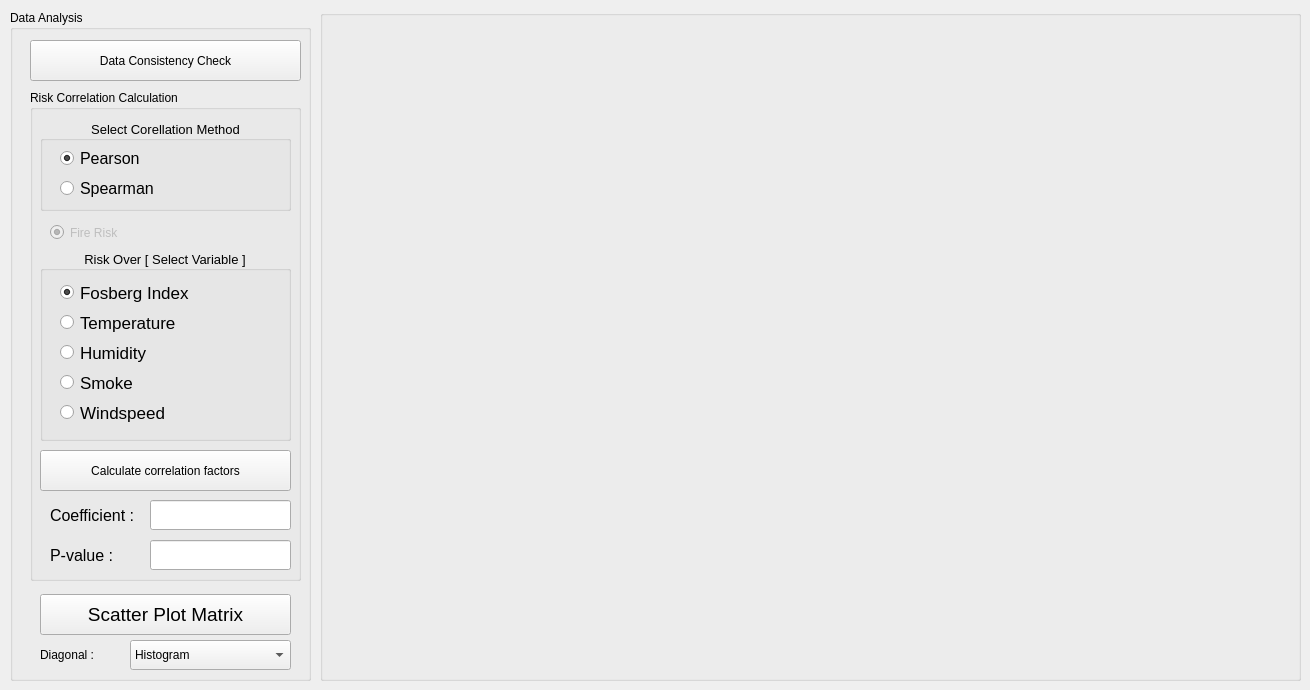
      <widget class="QWidget" name="tab_data_analysis">
       <attribute name="icon">
        <iconset>
         <normalon>:/images/Letter_A_Icon_16.png</normalon>
        </iconset>
       </attribute>
       <attribute name="title">
        <string>Data Analysis</string>
       </attribute>
       <widget class="QWidget" name="gridLayoutWidget_2">
        <property name="geometry">
         <rect>
          <x>340</x>
          <y>20</y>
          <width>941</width>
          <height>651</height>
         </rect>
        </property>
        <layout class="QGridLayout" name="gridLayout_DA_plot">
         <item row="0" column="0">
          <widget class="QWidget" name="widget_scatter" native="true"/>
         </item>
        </layout>
       </widget>
       <widget class="QGroupBox" name="groupBox_3">
        <property name="geometry">
         <rect>
          <x>10</x>
          <y>10</y>
          <width>301</width>
          <height>671</height>
         </rect>
        </property>
        <property name="title">
         <string>Data Analysis</string>
        </property>
        <widget class="QPushButton" name="pushButton_DA_showplot">
         <property name="geometry">
          <rect>
           <x>30</x>
           <y>584</y>
           <width>251</width>
           <height>41</height>
          </rect>
         </property>
         <property name="font">
          <font>
           <pointsize>14</pointsize>
           <underline>false</underline>
           <strikeout>false</strikeout>
          </font>
         </property>
         <property name="styleSheet">
          <string notr="true"/>
         </property>
         <property name="text">
          <string>Scatter Plot Matrix</string>
         </property>
         <property name="checkable">
          <bool>false</bool>
         </property>
        </widget>
        <widget class="QPushButton" name="pushButton_DA_data_consist">
         <property name="geometry">
          <rect>
           <x>20</x>
           <y>30</y>
           <width>271</width>
           <height>41</height>
          </rect>
         </property>
         <property name="font">
          <font>
           <underline>false</underline>
           <strikeout>false</strikeout>
          </font>
         </property>
         <property name="styleSheet">
          <string notr="true"/>
         </property>
         <property name="text">
          <string>Data Consistency Check</string>
         </property>
        </widget>
        <widget class="QLineEdit" name="lineEdit_DA_coefficient">
         <property name="geometry">
          <rect>
           <x>140</x>
           <y>490</y>
           <width>141</width>
           <height>30</height>
          </rect>
         </property>
         <property name="font">
          <font>
           <pointsize>10</pointsize>
          </font>
         </property>
        </widget>
        <widget class="QLineEdit" name="lineEdit_DA_pvalue">
         <property name="geometry">
          <rect>
           <x>140</x>
           <y>530</y>
           <width>141</width>
           <height>30</height>
          </rect>
         </property>
         <property name="font">
          <font>
           <pointsize>10</pointsize>
          </font>
         </property>
        </widget>
        <widget class="QLabel" name="lbl_pvalue">
         <property name="geometry">
          <rect>
           <x>40</x>
           <y>530</y>
           <width>81</width>
           <height>31</height>
          </rect>
         </property>
         <property name="font">
          <font>
           <pointsize>12</pointsize>
           <weight>50</weight>
           <bold>false</bold>
          </font>
         </property>
         <property name="text">
          <string>P-value :</string>
         </property>
        </widget>
        <widget class="QLabel" name="lbl_coeficient">
         <property name="geometry">
          <rect>
           <x>40</x>
           <y>490</y>
           <width>91</width>
           <height>31</height>
          </rect>
         </property>
         <property name="font">
          <font>
           <pointsize>12</pointsize>
           <weight>50</weight>
           <bold>false</bold>
          </font>
         </property>
         <property name="text">
          <string>Coefficient :</string>
         </property>
        </widget>
        <widget class="QGroupBox" name="groupBox_8">
         <property name="geometry">
          <rect>
           <x>30</x>
           <y>240</y>
           <width>251</width>
           <height>191</height>
          </rect>
         </property>
         <property name="font">
          <font>
           <pointsize>10</pointsize>
          </font>
         </property>
         <property name="title">
          <string>Risk Over [ Select Variable ]</string>
         </property>
         <property name="alignment">
          <set>Qt::AlignCenter</set>
         </property>
         <property name="flat">
          <bool>true</bool>
         </property>
         <widget class="QRadioButton" name="radioButton_PM_TMP">
          <property name="geometry">
           <rect>
            <x>20</x>
            <y>60</y>
            <width>150</width>
            <height>25</height>
           </rect>
          </property>
          <property name="font">
           <font>
            <pointsize>13</pointsize>
           </font>
          </property>
          <property name="text">
           <string>Temperature</string>
          </property>
         </widget>
         <widget class="QRadioButton" name="radioButton_PM_HM">
          <property name="geometry">
           <rect>
            <x>20</x>
            <y>90</y>
            <width>150</width>
            <height>25</height>
           </rect>
          </property>
          <property name="font">
           <font>
            <pointsize>13</pointsize>
           </font>
          </property>
          <property name="text">
           <string>Humidity</string>
          </property>
         </widget>
         <widget class="QRadioButton" name="radioButton_PM_SMK">
          <property name="geometry">
           <rect>
            <x>20</x>
            <y>120</y>
            <width>150</width>
            <height>25</height>
           </rect>
          </property>
          <property name="font">
           <font>
            <pointsize>13</pointsize>
           </font>
          </property>
          <property name="text">
           <string>Smoke</string>
          </property>
         </widget>
         <widget class="QRadioButton" name="radioButton_PM_WNSPD">
          <property name="geometry">
           <rect>
            <x>20</x>
            <y>150</y>
            <width>150</width>
            <height>25</height>
           </rect>
          </property>
          <property name="font">
           <font>
            <pointsize>13</pointsize>
           </font>
          </property>
          <property name="text">
           <string>Windspeed</string>
          </property>
         </widget>
         <widget class="QRadioButton" name="radioButton_PM_FWI">
          <property name="geometry">
           <rect>
            <x>20</x>
            <y>30</y>
            <width>150</width>
            <height>25</height>
           </rect>
          </property>
          <property name="font">
           <font>
            <pointsize>13</pointsize>
           </font>
          </property>
          <property name="text">
           <string>Fosberg Index</string>
          </property>
          <property name="checked">
           <bool>true</bool>
          </property>
         </widget>
        </widget>
        <widget class="QGroupBox" name="groupBox_9">
         <property name="geometry">
          <rect>
           <x>20</x>
           <y>80</y>
           <width>271</width>
           <height>491</height>
          </rect>
         </property>
         <property name="title">
          <string>Risk Correlation Calculation</string>
         </property>
         <widget class="QRadioButton" name="radioButton_PM_RISK">
          <property name="enabled">
           <bool>false</bool>
          </property>
          <property name="geometry">
           <rect>
            <x>20</x>
            <y>130</y>
            <width>150</width>
            <height>25</height>
           </rect>
          </property>
          <property name="text">
           <string>Fire Risk</string>
          </property>
          <property name="checkable">
           <bool>true</bool>
          </property>
          <property name="checked">
           <bool>true</bool>
          </property>
         </widget>
         <widget class="QPushButton" name="pushButton_DA_pearson">
          <property name="geometry">
           <rect>
            <x>10</x>
            <y>360</y>
            <width>251</width>
            <height>41</height>
           </rect>
          </property>
          <property name="font">
           <font>
            <underline>false</underline>
            <strikeout>false</strikeout>
           </font>
          </property>
          <property name="styleSheet">
           <string notr="true"/>
          </property>
          <property name="text">
           <string>Calculate correlation factors</string>
          </property>
         </widget>
         <widget class="QGroupBox" name="groupBox_11">
          <property name="geometry">
           <rect>
            <x>10</x>
            <y>30</y>
            <width>251</width>
            <height>91</height>
           </rect>
          </property>
          <property name="font">
           <font>
            <pointsize>10</pointsize>
           </font>
          </property>
          <property name="title">
           <string>Select Corellation Method</string>
          </property>
          <property name="alignment">
           <set>Qt::AlignCenter</set>
          </property>
          <property name="flat">
           <bool>false</bool>
          </property>
          <widget class="QRadioButton" name="radioButton_DA_pears">
           <property name="geometry">
            <rect>
             <x>20</x>
             <y>30</y>
             <width>221</width>
             <height>17</height>
            </rect>
           </property>
           <property name="font">
            <font>
             <pointsize>12</pointsize>
            </font>
           </property>
           <property name="text">
            <string>Pearson</string>
           </property>
           <property name="checked">
            <bool>true</bool>
           </property>
          </widget>
          <widget class="QRadioButton" name="radioButton_DA_spear">
           <property name="geometry">
            <rect>
             <x>20</x>
             <y>60</y>
             <width>221</width>
             <height>17</height>
            </rect>
           </property>
           <property name="font">
            <font>
             <pointsize>12</pointsize>
            </font>
           </property>
           <property name="text">
            <string>Spearman</string>
           </property>
          </widget>
         </widget>
        </widget>
        <widget class="QComboBox" name="comboBox_DA_diag">
         <property name="geometry">
          <rect>
           <x>120</x>
           <y>630</y>
           <width>161</width>
           <height>30</height>
          </rect>
         </property>
         <item>
          <property name="text">
           <string>Histogram</string>
          </property>
         </item>
        </widget>
        <widget class="QLabel" name="label_5">
         <property name="geometry">
          <rect>
           <x>30</x>
           <y>630</y>
           <width>91</width>
           <height>30</height>
          </rect>
         </property>
         <property name="text">
          <string>Diagonal :</string>
         </property>
        </widget>
        <zorder>groupBox_9</zorder>
        <zorder>pushButton_DA_showplot</zorder>
        <zorder>pushButton_DA_data_consist</zorder>
        <zorder>lineEdit_DA_coefficient</zorder>
        <zorder>lineEdit_DA_pvalue</zorder>
        <zorder>lbl_pvalue</zorder>
        <zorder>lbl_coeficient</zorder>
        <zorder>groupBox_8</zorder>
        <zorder>comboBox_DA_diag</zorder>
        <zorder>label_5</zorder>
       </widget>
       <widget class="QGroupBox" name="groupBox_5">
        <property name="geometry">
         <rect>
          <x>320</x>
          <y>10</y>
          <width>981</width>
          <height>671</height>
         </rect>
        </property>
        <property name="title">
         <string/>
        </property>
       </widget>
       <zorder>groupBox_5</zorder>
       <zorder>groupBox_3</zorder>
       <zorder>gridLayoutWidget_2</zorder>
      </widget>
